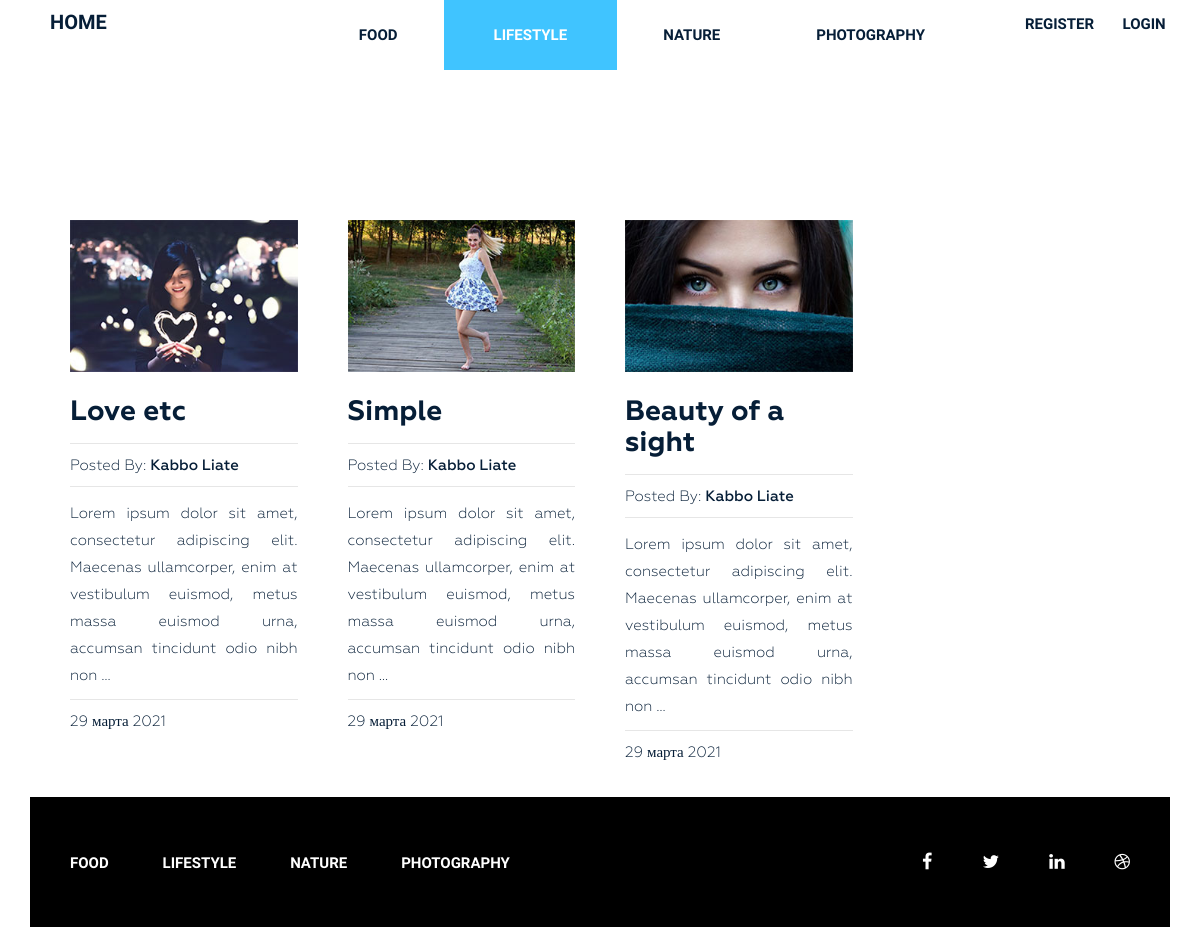
The app's page /category/lifestyle/ with its own data.
### blog/models.py (models this page shows, shortened)
class Category(models.Model):
    title = models.CharField(max_length=255, verbose_name="Category",)
    slug = models.SlugField(max_length=255, verbose_name="Url", unique=True)
    def __str__(self):
        return self.title
    def get_absolute_url(self):  # для ссылок
        return reverse_lazy("category", kwargs={"slug": self.slug, })
    class Meta:
        verbose_name = "Category"
        verbose_name_plural = "Categories"
        ordering = ["title"]

class Post(models.Model):
    title = models.CharField(max_length=255, verbose_name="Title",)
    slug = models.SlugField(max_length=255, verbose_name="Url", unique=True)
    author = models.CharField(max_length=100, verbose_name="Author", )
    content = models.TextField(verbose_name="Content",blank=True,)
    created_at = models.DateTimeField(auto_now_add=True, verbose_name="Creation date", )
    photo = models.ImageField(upload_to="photos/%Y/%m/%d/", blank=True, verbose_name="Photo", )
    views = models.IntegerField(default=0, verbose_name="Views", )
    category = models.ForeignKey(Category, on_delete=models.PROTECT,related_name="posts", verbose_name="Category", )
    tags  = models.ManyToManyField(Tag, blank=True, related_name="posts", verbose_name="Tag",)
    is_main = models.BooleanField(default=False, verbose_name="On main?")
    def get_absolute_url(self):  # для ссылок
        return reverse_lazy("post", kwargs={"slug": self.slug, })
    class Meta:
        verbose_name = "Post"
        verbose_name_plural = "Posts"
        ordering = ["-created_at"]

### blog/views.py (the view)
# urls.py: path('category/<str:slug>/', PostsByCategory.as_view(), name="category"),
class PostsByCategory(ListView):
    template_name = "blog/category.html"
    context_object_name = "posts"
    paginate_by = 4
    allow_empty = False
    def get_queryset(self):
        return Post.objects.filter(category__slug=self.kwargs["slug"])
    def get_context_data(self, *, object_list=None, **kwargs):
        context = super().get_context_data(**kwargs)
        context["title"] = Category.objects.get(slug=self.kwargs["slug"])
        return context

### blog/templatetags/menu.py (called while the page is built)
@register.inclusion_tag("blog/menu_tpl.html")
def show_menu(menu_class='menu', ul_class=""):
    categories = Category.objects.all()            # обращаемся в кэш, если там нет ничего то заполняем на 500сек
    return {"categories": categories, "menu_class": menu_class, "ul_class": ul_class }

### blog/templates/blog/category.html (shortened to what this page needs)
{% extends "base.html" %}
{% load static %}
{% block content %}
<section class="blog-post-area">
    <div class="container">
        <div class="row">
            <div class="blog-post-area-style">
                {% for p in posts %}
                <div class="col-md-3">
                    <div class="single-post">
                        {% if p.photo %}
                        <img src="{{ p.photo.url }}" alt="{{p.title}}">
                        {% else %}
                        <img src="https://picsum.photos/id/443/300/201?grayscale" alt="{{p.title}}">
                        {% endif %}
                        <h3><a href="{{ p.get_absolute_url }}">{{p.title}}</a></h3>
                        <h4><span>Posted By: <span class="author-name">{{p.author}}</span></span>
                        </h4>
                        {{p.content | truncatewords_html:23 | safe }}
                        <h4><span>{{ p.created_at | date:"j E Y" }}</span></h4>
                    </div>
                </div>
                {% endfor %}
            </div>
        </div>
    </div>
    {%include "inc/_pagination.html"%}
</section>
{% endblock %}

### templates/base.html (shortened to what this page needs)
{% load static %}
{% load cache %}
<!DOCTYPE html>
<html lang="en">
<head>
    <link rel="stylesheet" href="{% static 'css/bootstrap.css' %}">
    <link rel="stylesheet" href="{% static 'css/font-awesome.min.css' %}">
    <link rel="stylesheet" href="{% static 'css/owl.carousel.min.css' %}">
    <link rel="stylesheet" href="{% static 'css/owl.theme.default.min.css' %}">
    <link rel="stylesheet" href="{% static 'style.css' %}">
    <link rel="stylesheet" href="{% static 'responsive.css' %}">
</head>
<body>
    <div class="wrapper">
        {%include "inc/_header.html"%}
                {% block content %} {% endblock %}
        {% cache 60 footer %}
        {%include "inc/_footer.html"%}
        {% endcache %}
    </div>
</body>
</html>

### templates/inc/_header.html
{% load menu %}
<header class="header">
    <div class="container">
        <div class="row d-flex">
            <div class="col-md-2 header-order-1">
                <div class="logo">
                    <h2><a href="{% url 'home' %}">Home</a></h2>
                </div>
            </div>
            <div class="col-md-8 header-order-2">
                {% show_menu "menu" "d-flex" %}
            </div>
            <div class="col-md-2 header-order-3">
                <div class="logo">
                    <div class="row">
                        {%if request.user.is_authenticated %}
                        <div class="col-md-6">
                            <h2 style="font-size:17px;font-weight:600">Welcome, {{user.username}}</h2>
                        </div>
                        <div class="col-md-6">
                            <h2><a href="{% url 'logout' %}" class="welcome">Logout</a></h2>
                        </div>
                        {%else%}
                        <div class="col-md-6">
                            <h2><a href="{% url 'register' %}" class="register">Register</a></h2>
                        </div>
                        <div class="col-md-6">
                            <h2 ><a href="{% url 'login' %}" class="register">Login</a></h2>
                        </div>
                        {%endif%}
                    </div>
                </div>
            </div>
        </div>
    </div>
</header>

### blog/templates/blog/menu_tpl.html
<div class="{{menu_class}}">
    <ul class="{{ul_class}}">
        {% for i in categories %}
        <li><a href="{{ i.get_absolute_url }}">{{ i.title }}</a></li>
        {% endfor %}
    </ul>
</div>

### templates/inc/_pagination.html
{% if page_obj.has_other_pages %}
{% if s %}
<div class="pegination">
    <div class="nav-links">
        {% if page_obj.has_previous %}
        <a class="page-numbers" href="?{{ s }}page={{ page_obj.previous_page_number }}" tabindex="-1"
           aria-disabled="true"><i class="fa fa-angle-left" aria-hidden="true"></i></a>
        {% endif %}
        {% for p in page_obj.paginator.page_range%}
        {% if page_obj.number == p %}
        <a class="page-numbers current" href="?{{ s }}page={{p}}">{{p}}</a>
        {% elif p > page_obj.number|add:-3 and p < page_obj.number|add:3 %}
        <a class="page-numbers" href="?{{ s }}page={{p}}">{{p}}</a>
        {% endif %}
        {% endfor %}
        {% if page_obj.has_next %}
        <a class="page-numbers" href="?{{ s }}page={{ page_obj.next_page_number }}" tabindex="-1"
           aria-disabled="true"><i class="fa fa-angle-right" aria-hidden="true"></i></a>
        <a class="page-numbers" href="?{{ s }}page={{ page_obj.paginator.num_pages }}"><i class="fa fa-angle-right"
                                                                                   aria-hidden="true"></i><i
                class="fa fa-angle-right" aria-hidden="true"></i></a>
        {% endif %}
    </div>
</div>
{%else%}
<div class="pegination">
    <div class="nav-links">
        {% if page_obj.has_previous %}
        <a class="page-numbers" href="?page={{ page_obj.previous_page_number }}" tabindex="-1"
           aria-disabled="true"><i class="fa fa-angle-left" aria-hidden="true"></i></a>
        {% endif %}
        {% for p in page_obj.paginator.page_range%}
        {% if page_obj.number == p %}
        <a class="page-numbers current" href="?page={{p}}">{{p}}</a>
        {% elif p > page_obj.number|add:-3 and p < page_obj.number|add:3 %}
        <a class="page-numbers" href="?page={{p}}">{{p}}</a>
        {% endif %}
        {% endfor %}
        {% if page_obj.has_next %}
        <a class="page-numbers" href="?page={{ page_obj.next_page_number }}" tabindex="-1"
           aria-disabled="true"><i class="fa fa-angle-right" aria-hidden="true"></i></a>
        <a class="page-numbers" href="?page={{ page_obj.paginator.num_pages }}"><i class="fa fa-angle-right"
                                                                                   aria-hidden="true"></i><i
                class="fa fa-angle-right" aria-hidden="true"></i></a>
        {% endif %}
    </div>
</div>
{%endif%}
    {% else %}
<div class="col-md-12" style="height:25px;clear:both;"></div>
{% endif %}

### templates/inc/_footer.html
{% load menu %}
<footer class="footer">
    <div class="container">
        <div class="row">
            <div class="col-md-12">
                <div class="footer-bg">
                    <div class="row">
                        <div class="col-md-9">
                            {% show_menu "footer-menu" "" %}
                        </div>
                        <div class="col-md-3">
                            <div class="footer-icon">
                                <p><a href="#"><i class="fa fa-facebook" aria-hidden="true"></i></a><a href="#"><i
                                        class="fa fa-twitter" aria-hidden="true"></i></a><a href="https://www.instagram.com/oksi_lashes/"><i
                                        class="fa fa-linkedin" aria-hidden="true"></i></a><a href="/"><i
                                        class="fa fa-dribbble" aria-hidden="true"></i></a></p>
                            </div>
                        </div>
                    </div>
                </div>
            </div>
        </div>
    </div>
</footer>

### siteblog/static/style.css (style rules this page uses)
.wrapper header.header .logo h2 { margin: 0 0 0 20px; padding: 0; }
.wrapper header.header .logo h2 a { color: #061e37; font-family: "Raleway", sans-serif; font-size: 20px; font-weight: 700; text-decoration: none; line-height: 30px; padding: 22px 0; text-transform: uppercase; }
.wrapper header.header .menu { margin: 0 }
.wrapper header.header .menu ul { float: right; margin: 0; padding: 0; margin-right: 4px; }
.wrapper header.header .menu ul li { display: inline-block; list-style: outside none none; margin: 0 -4px 0 0; }
.wrapper header.header .menu ul li a { color: rgb(6, 30, 55); font-family: "Raleway", sans-serif; font-size: 15px; font-weight: 600; line-height: 70px; padding: 26px 50px; text-decoration: none; text-transform: uppercase; }
.wrapper header.header .menu ul li.active a { background: #40c4ff; color: #fff; }
section.blog-post-area { margin-top: 50px; }
section.blog-post-area img { width: 100%; }
section.blog-post-area .single-post { padding-right: 20px; margin: 100px 0px 0px; }
section.blog-post-area h4 span { font-family: Geometria; font-weight: 400; font-size: 15px; color: #061e37; text-decoration: none; }
section.blog-post-area h4 span.author-name { font-weight: 500; }
.blog-post-area .single-post h3 a { font-family: Geometria; font-size: 28px; font-weight: 700; text-decoration: none; color: #061e37; }
.blog-post-area .single-post p { color: #061e37; font-family: Geometria; font-size: 15px; font-weight: 400; line-height: 27px; padding-top: 14px; position: relative; text-align: justify; }
.blog-post-area .single-post h4 { margin-bottom: 12px; padding-top: 10px; position: relative; }
.blog-post-area .single-post h4::before { background: #e6e6e6 none repeat scroll 0 0; content: ""; height: 1px; position: absolute; top: 0; width: 100%; }
.blog-post-area .single-post p::before { background: #e6e6e6 none repeat scroll 0 0; content: ""; height: 1px; position: absolute; top: 0; width: 100%; }
.blog-post-area .single-post h3 { margin: 25px 0 15px; }
.blog-post-area .blog-post-area-style { margin: 0 20px 0 40px; }
.wrapper footer.footer { height: 130px; }
.wrapper footer .footer-bg { background: #000 none repeat scroll 0 0; height: 130px; overflow: hidden; }
.wrapper footer.footer .footer-menu { margin: 0 }
.wrapper footer.footer .footer-menu ul { line-height: 130px; margin: 0; padding: 0; }
.wrapper footer.footer .footer-menu ul li { display: inline; list-style: outside none none; margin: 0; padding: 30px 0px; }
.wrapper footer.footer .footer-menu ul li a { color: #fff; font-family: "Raleway", sans-serif; font-size: 15px; font-weight: 600; line-height: 70px; margin-left: 40px; padding: 26px 10px 26px 0; text-decoration: none; text-transform: uppercase; }
.wrapper footer.footer .footer-icon p { float: right; line-height: 130px; }
.wrapper footer.footer .footer-icon p i { color: #fff; font-size: 18px; margin-right: 30px; padding: 10px; }
.d-flex { display:flex; justify-content:space-between; flex-wrap:wrap; }
.header-order-1 { order: 1; }
.header-order-2 { order: 2; }
.header-order-3 { order: 3; }
.wrapper header.header .logo h2 .register { padding-bottom: 10px; padding-top: 10px; font-size: 15px; line-height: 15px; }

### siteblog/static/responsive.css (style rules this page uses)
@media (min-width: 1200px) and (max-width: 1439px) { .d-flex { flex-wrap:nowrap; } }

### records on screen
Category: title "FOOD"
Category: title "LIFESTYLE"
Category: title "NATURE"
Category: title "PHOTOGRAPHY"
Post: photo (picture), title "Love etc", author "Kabbo Liate", content "Lorem ipsum dolor sit amet, consectetur adipiscing elit. Maecenas ullamcorper, enim at vestibulum euismod, metus massa euismod urna, accumsan tincidunt odio nibh non …", created_at "29 марта 2021"
Post: photo (picture), title "Simple", author "Kabbo Liate", content "Lorem ipsum dolor sit amet, consectetur adipiscing elit. Maecenas ullamcorper, enim at vestibulum euismod, metus massa euismod urna, accumsan tincidunt odio nibh non …", created_at "29 марта 2021"
Post: photo (picture), title "Beauty of a sight", author "Kabbo Liate", content "Lorem ipsum dolor sit amet, consectetur adipiscing elit. Maecenas ullamcorper, enim at vestibulum euismod, metus massa euismod urna, accumsan tincidunt odio nibh non …", created_at "29 марта 2021"
